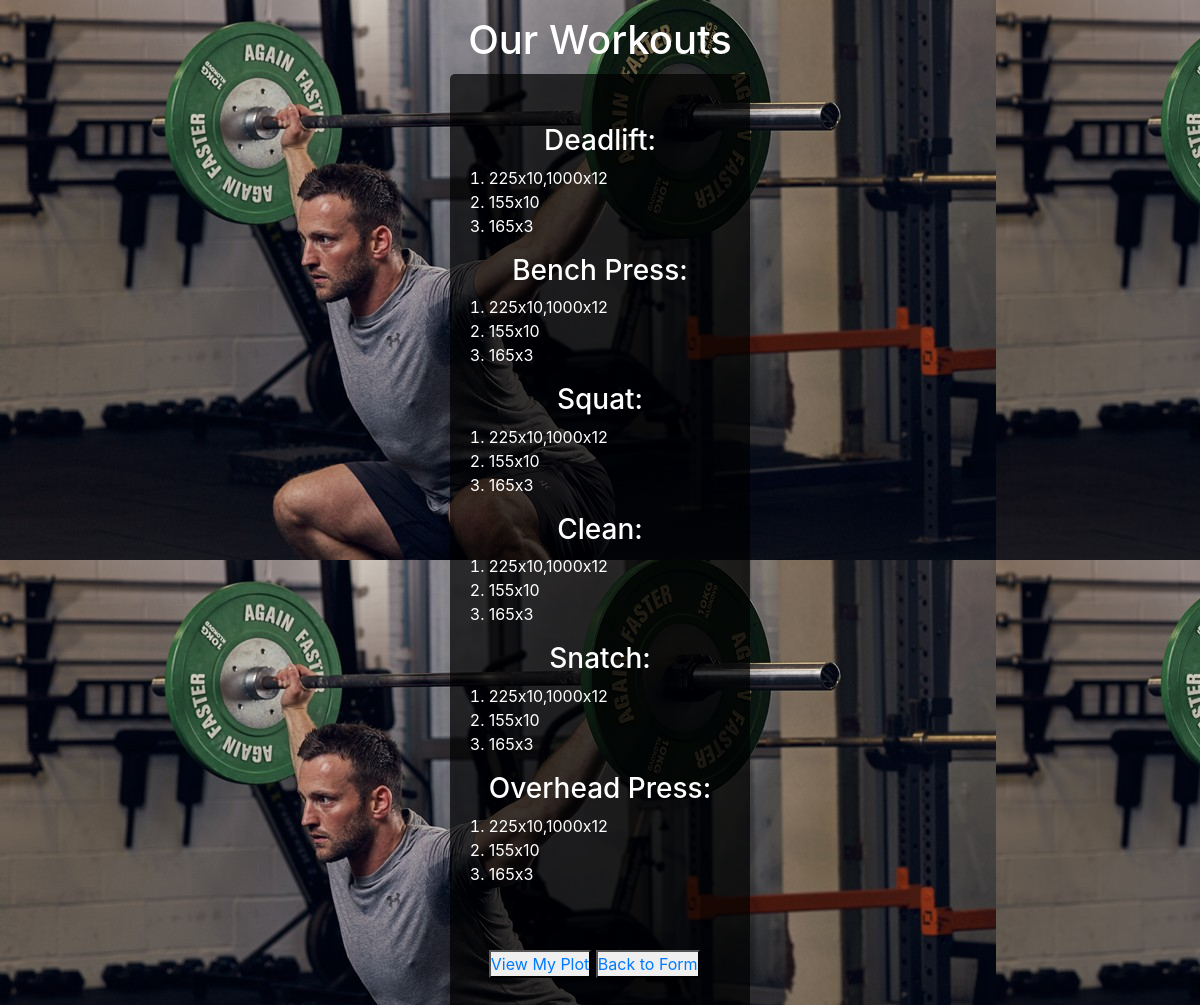
Page /view/ (signed in) on the committed database.
### items/models.py (models this page shows)
class WorkoutEntry(models.Model):
    deadlift = models.CharField(max_length=300, default=" ")
    squat = models.CharField(max_length=300, default=" ")
    bench = models.CharField(max_length=300, default=" ")
    clean = models.CharField(max_length=300, default=" ")
    snatch = models.CharField(max_length=300, default=" ")
    ohp = models.CharField(max_length=300, default=" ")
    user = models.ForeignKey(User, on_delete=models.CASCADE)
    date = models.DateField(auto_now_add=True)

### items/views.py (the view)
# urls.py: path('view/', WorkoutList.as_view(), name='view'),
class WorkoutList(generic.ListView):
    template_name = 'items/viewWorkout.html'
    context_object_name = 'workout_list'
    model = WorkoutEntry
    def get_queryset(self):
        ProcessWorkout.process(self.request.user)
        print(self.request.user)
        return WorkoutEntry.objects.filter(user=self.request.user)

### items/templates/items/viewWorkout.html (shortened to what this page needs)
{% load static %}
{% load crispy_forms_tags %}
<html lang="en">
<head>
    <link rel="stylesheet" href="https://stackpath.bootstrapcdn.com/bootstrap/4.4.1/css/bootstrap.min.css"
>
    <link rel="stylesheet" href="{% static 'WeightCalculator.css' %}">
</head>
<body>
    <h1 class="text-center mt-3 text-white"> Our Workouts </h1>
    <div id = "Weight"
                class="col-md-12 offset-1 col-lg-3 offset-lg-2 div-wrapper d-flex justify-content-center align-items-center">
        <form>
            <h3 class="text-center mt-3 text-white"> Deadlift: </h3>
            <ol>
                {% for workout in workout_list %}
                <li> {{ workout.deadlift }} </li>
                {% endfor %}
            </ol>
            <h3 class="text-center mt-3 text-white"> Bench Press: </h3>
            <ol>
                {% for workout in workout_list %}
                <li> {{ workout.bench }} </li>
                {% endfor %}
            </ol>
            <h3 class="text-center mt-3 text-white"> Squat: </h3>
            <ol>
                {% for workout in workout_list %}
                <li> {{ workout.squat }} </li>
                {% endfor %}
            </ol>
            <h3 class="text-center mt-3 text-white"> Clean: </h3>
            <ol>
                {% for workout in workout_list %}
                <li> {{ workout.clean }} </li>
                {% endfor %}
            </ol>
            <h3 class="text-center mt-3 text-white"> Snatch: </h3>
            <ol>
                {% for workout in workout_list %}
                <li> {{ workout.snatch }} </li>
                {% endfor %}
            </ol>
            <h3 class="text-center mt-3 text-white"> Overhead Press: </h3>
            <ol>
                {% for workout in workout_list %}
                <li> {{ workout.ohp }} </li>
                {% endfor %}
            </ol>
            <br><br>
            <button class="plot">
                <a href="http://127.0.0.1:8000/plot/">View My Plot</a>
            </button>
            <button class="plot">
                <a href="http://127.0.0.1:8000/workout/">Back to Form</a>
            </button>
        </form>
    </div>
</body>
</html>

### items/static/WeightCalculator.css (style rules this page uses)
* { margin: 0; padding: 0; }
body { background-image: url(snatch.jpg); background-size: color; background-attachment: fixed; }
#Weight { background-color: rgba(0, 0, 0, 0.7); color: white; padding-top: 34px; display: flex; align-items: center; justify-content: center; width: 70%; border-radius: 5px; margin: auto; margin-top: 10px; padding-bottom: 60px; }

### rows in the picture
WorkoutEntry: deadlift "225x10,1000x12", bench "225x10,1000x12", squat "225x10,1000x12", clean "225x10,1000x12", snatch "225x10,1000x12", ohp "225x10,1000x12"
WorkoutEntry: deadlift "155x10", bench "155x10", squat "155x10", clean "155x10", snatch "155x10", ohp "155x10"
WorkoutEntry: deadlift "165x3", bench "165x3", squat "165x3", clean "165x3", snatch "165x3", ohp "165x3"
